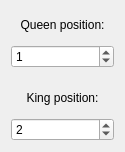
<?xml version="1.0" encoding="UTF-8"?>
<ui version="4.0">
 <class>ChessUpConfigCardWidget</class>
 <widget class="QWidget" name="ChessUpConfigCardWidget">
  <property name="geometry">
   <rect>
    <x>0</x>
    <y>0</y>
    <width>125</width>
    <height>152</height>
   </rect>
  </property>
  <property name="windowTitle">
   <string>Form</string>
  </property>
  <layout class="QVBoxLayout" name="verticalLayout">
   <item>
    <widget class="QLabel" name="label">
     <property name="text">
      <string>Queen position:</string>
     </property>
     <property name="alignment">
      <set>Qt::AlignCenter</set>
     </property>
    </widget>
   </item>
   <item>
    <widget class="QSpinBox" name="spQueen">
     <property name="minimum">
      <number>0</number>
     </property>
     <property name="maximum">
      <number>5</number>
     </property>
     <property name="value">
      <number>1</number>
     </property>
    </widget>
   </item>
   <item>
    <spacer name="verticalSpacer">
     <property name="orientation">
      <enum>Qt::Vertical</enum>
     </property>
     <property name="sizeType">
      <enum>QSizePolicy::Minimum</enum>
     </property>
     <property name="sizeHint" stdset="0">
      <size>
       <width>20</width>
       <height>10</height>
      </size>
     </property>
    </spacer>
   </item>
   <item>
    <widget class="QLabel" name="label_2">
     <property name="text">
      <string>King position:</string>
     </property>
     <property name="alignment">
      <set>Qt::AlignCenter</set>
     </property>
    </widget>
   </item>
   <item>
    <widget class="QSpinBox" name="spKing">
     <property name="minimum">
      <number>0</number>
     </property>
     <property name="maximum">
      <number>5</number>
     </property>
     <property name="value">
      <number>2</number>
     </property>
    </widget>
   </item>
  </layout>
 </widget>
 <resources/>
 <connections/>
</ui>
